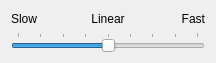
<?xml version="1.0" encoding="UTF-8"?>
<ui version="4.0">
 <class>WidgetSliderProgression</class>
 <widget class="QWidget" name="WidgetSliderProgression">
  <property name="geometry">
   <rect>
    <x>0</x>
    <y>0</y>
    <width>216</width>
    <height>63</height>
   </rect>
  </property>
  <property name="windowTitle">
   <string>Form</string>
  </property>
  <layout class="QGridLayout" name="gridLayout">
   <item row="0" column="0">
    <layout class="QHBoxLayout" name="horizontalLayout">
     <item>
      <widget class="QLabel" name="labelSlow">
       <property name="text">
        <string>Slow</string>
       </property>
      </widget>
     </item>
     <item>
      <widget class="QLabel" name="labelLinear">
       <property name="text">
        <string>Linear</string>
       </property>
       <property name="alignment">
        <set>Qt::AlignCenter</set>
       </property>
      </widget>
     </item>
     <item>
      <widget class="QLabel" name="labelFast">
       <property name="layoutDirection">
        <enum>Qt::LeftToRight</enum>
       </property>
       <property name="text">
        <string>Fast</string>
       </property>
       <property name="alignment">
        <set>Qt::AlignRight|Qt::AlignTrailing|Qt::AlignVCenter</set>
       </property>
      </widget>
     </item>
    </layout>
   </item>
   <item row="1" column="0">
    <widget class="QSlider" name="horizontalSlider">
     <property name="minimum">
      <number>-4</number>
     </property>
     <property name="maximum">
      <number>4</number>
     </property>
     <property name="orientation">
      <enum>Qt::Horizontal</enum>
     </property>
     <property name="tickPosition">
      <enum>QSlider::TicksAbove</enum>
     </property>
    </widget>
   </item>
  </layout>
 </widget>
 <resources/>
 <connections/>
</ui>
